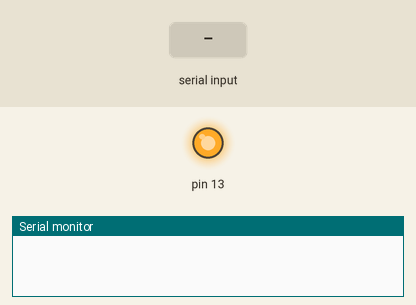
Simulated run of this sketch. Board: Arduino Uno, built with avr-gcc and run on an emulated ATmega328P. On the bench: output pins drawn as LEDs (lit = HIGH), the last lines printed to the serial monitor. The test bench sets the inputs (shaded band).

Above: at 2.1 s.
At 4.3 s:
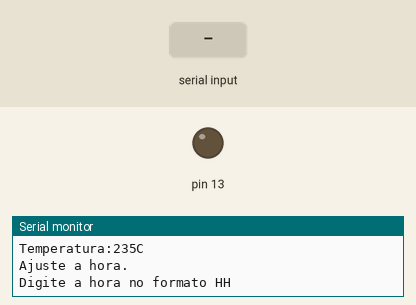
4.4 s: "90,45\n" received over Serial
Timing chart, 0 to 7.4 s (numbered marks = the images above; inputs shaded):
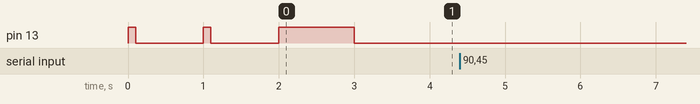

The sketch:

Pratica_14_Relogio_na_Serial_para_Simulador.ino
```cpp
// Curso de Introdução a Sistemas Embarcados com Arduino
// Prof. Felipe N. Martins
// www.nossosrobos.blogspot.com
//
// Prática 14 - Relógio na Serial (para simulador)
// Objetivo: Usar o Serial Monitor para mostrar a hora atual (hora, minutos e segundos). O ajuste
// da hora inicial é feito pelo computador e enviado pela porta serial.
//
// Para utilização no simulador: http://123d.circuits.io/
// Hardware adicionado:
// Potenciômetro com cursor no pino A0 (para simular o sinal de temperatura)

int temp;
int ajuste_hora = false;
int hora, minuto, segundo;
int hora_dez, hora_un, minuto_dez, minuto_un;

void setup() {
  Serial.begin(9600);
  pinMode(13, OUTPUT);
  digitalWrite(13, HIGH);
  delay(100);
  digitalWrite(13, LOW);
  delay(900);
  digitalWrite(13, HIGH);
  delay(100);
  digitalWrite(13, LOW);
  delay(900);
  digitalWrite(13, HIGH);
  delay(1000);
  digitalWrite(13, LOW);
  delay(100);
}

void ajusteHora(){
  Serial.flush();  // apaga dados do buffer Serial
  Serial.println("Digite a hora no formato HH");
  while(Serial.available()==0);
  hora_dez = (Serial.read()-'0')*10;
  while(Serial.available()==0);
  hora_un = Serial.read()-'0';
  hora = hora_dez + hora_un;
  Serial.println("Digite os minutos no formato MM");
  while(Serial.available()==0);
  minuto_dez = (Serial.read()-'0')*10;
  while(Serial.available()==0);
  minuto_un = Serial.read()-'0';
  minuto = minuto_dez + minuto_un;
}

void loop() {
  Serial.print("Temperatura:"); // mostra mensagem
  temp = analogRead(A0)*0.46;
  Serial.print(temp);
  Serial.println("C");
  // mostra numero de segundos desde o reset:
  Serial.println("Ajuste a hora.");

  while (ajuste_hora==false){
    ajusteHora();
    Serial.print("Hora digitada: ");
    if (hora_dez == 0)
      Serial.print('0');
    Serial.print(hora);
    Serial.print(":");
    if (minuto_dez == 0)
      Serial.print('0');
    Serial.println(minuto);
    Serial.flush();
    Serial.println("Confirma? (S/N)");
    while(Serial.available()==0);
    if (Serial.read()=='S' || Serial.read()=='s'){
      ajuste_hora = true;
      Serial.println("Hora ajustada.");
    }
    else
      Serial.println("Tente novamente.");
  }

  while(1){
    // coloca cursor na coluna 0, linha 0:
    Serial.print("Temperatura:"); // mostra mensagem
    temp = analogRead(A0)*0.43;
    Serial.print(temp);
    Serial.println("C");

    if (hora < 10)
      Serial.print('0');
    Serial.print(hora);
    Serial.print(":");
    if (minuto < 10)
      Serial.print('0');
    Serial.print(minuto);
    Serial.print(":");
    if (segundo < 10)
      Serial.print('0');
    Serial.println(segundo);

    // Contagem da hora:
    segundo++;
    if (segundo > 59){
      minuto++;
      segundo = 0;
    }
    if (minuto > 59){
      hora++;
      minuto = 0;
    }

    while (millis()%1000 !=0);
  }
}
```
